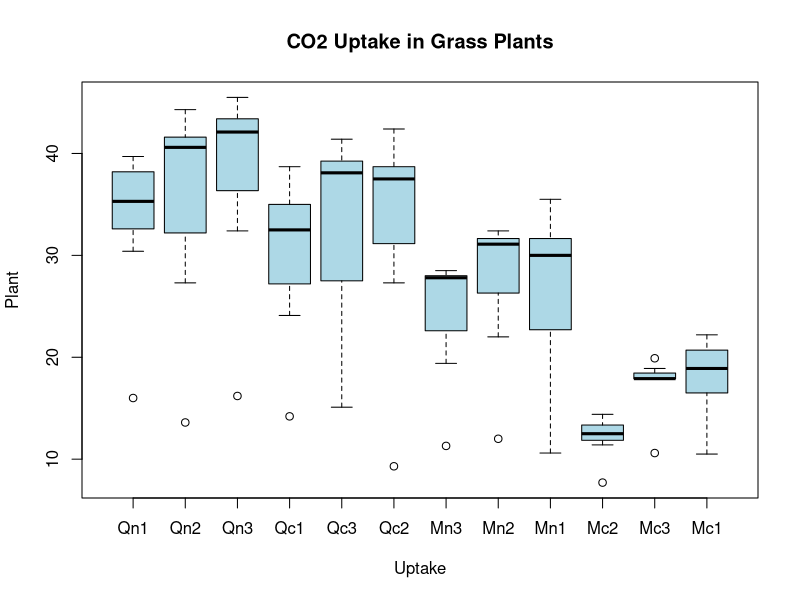
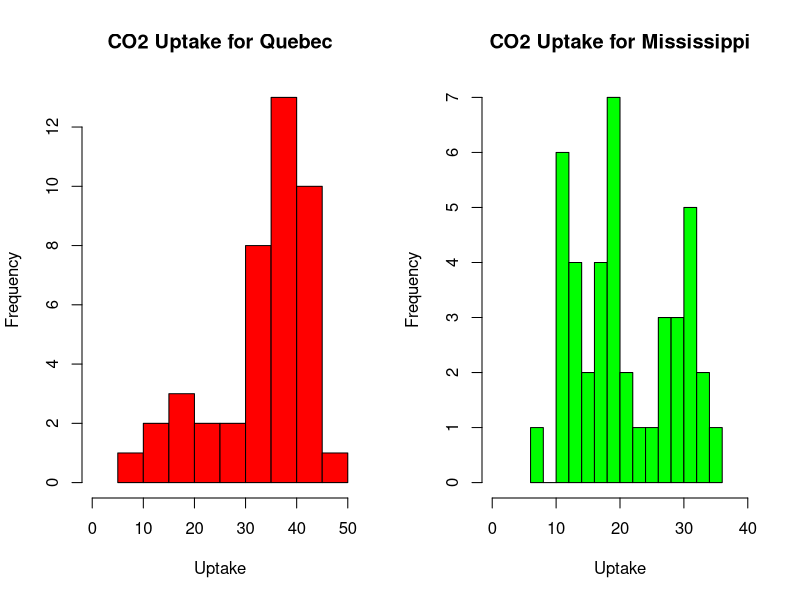

These charts were generated, in order, by the following R code:
?CO2

head(CO2)

plot(CO2$Plant,
    CO2$uptake,
    col = "lightblue",
    main = "CO2 Uptake in Grass Plants",
    xlab = "Uptake",
    ylab = "Plant")

par(mfrow = c(1,2))

quebec_data <- subset(CO2, Type == "Quebec")
hist(quebec_data$uptake, main="CO2 Uptake for Quebec", xlab="Uptake", col="red", xlim=c(0, 50), breaks=10)
mississippi_data <- subset(CO2, Type == "Mississippi")
hist(mississippi_data$uptake, main="CO2 Uptake for Mississippi", xlab="Uptake", col="green", xlim=c(0, 40), breaks=10)

par(mfrow=c(1,1))

summary(subset(CO2, Type=="Mississippi")$uptake)

summary(subset(CO2, Type=="Quebec")$uptake)